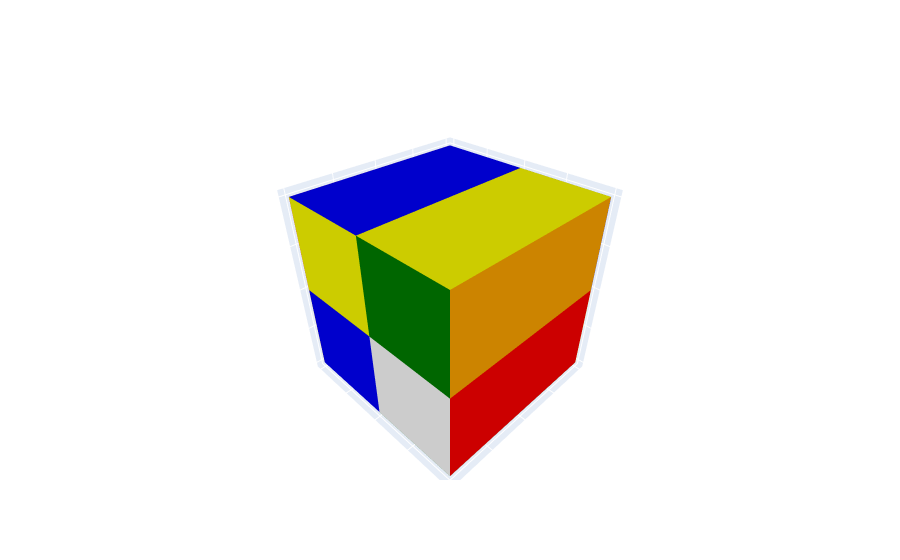

Notebook code for this chart:
### Code cell
my_cube.plot_current_state()

### Figure 1 — Plotly figure (JSON) as saved in the notebook; plotly's stock layout.template omitted (floating-point values rounded to 4 significant figures)
{"data": [{"facecolor": ["white", "white", "orange", "orange", "green", "green"], "i": [6, 6, 6, 6, 6, 6], "j": [4, 4, 1, 1, 3, 3], "k": [5, 7, 2, 5, 7, 2], "name": "y", "showscale": false, "type": "mesh3d", "x": [0, 0, -1, -1, 0, 0, -1, -1], "y": [0, -1, -1, 0, 0, -1, -1, 0], "z": [0, 0, 0, 0, -1, -1, -1, -1]}, {"facecolor": ["blue", "blue", "red", "red", "white", "white"], "i": [6, 6, 6, 6, 6, 6], "j": [4, 4, 1, 1, 3, 3], "k": [5, 7, 2, 5, 7, 2], "name": "y", "showscale": false, "type": "mesh3d", "x": [0, 0, -1, -1, 0, 0, -1, -1], "y": [0, -1, -1, 0, 0, -1, -1, 0], "z": [0, 0, 0, 0, 1, 1, 1, 1]}, {"facecolor": ["yellow", "yellow", "orange", "orange", "blue", "blue"], "i": [6, 6, 6, 6, 6, 6], "j": [4, 4, 1, 1, 3, 3], "k": [5, 7, 2, 5, 7, 2], "name": "y", "showscale": false, "type": "mesh3d", "x": [0, 0, -1, -1, 0, 0, -1, -1], "y": [0, 1, 1, 0, 0, 1, 1, 0], "z": [0, 0, 0, 0, 1, 1, 1, 1]}, {"facecolor": ["yellow", "yellow", "orange", "orange", "green", "green"], "i": [6, 6, 6, 6, 6, 6], "j": [4, 4, 1, 1, 3, 3], "k": [5, 7, 2, 5, 7, 2], "name": "y", "showscale": false, "type": "mesh3d", "x": [0, 0, 1, 1, 0, 0, 1, 1], "y": [0, 1, 1, 0, 0, 1, 1, 0], "z": [0, 0, 0, 0, 1, 1, 1, 1]}, {"facecolor": ["blue", "blue", "red", "red", "yellow", "yellow"], "i": [6, 6, 6, 6, 6, 6], "j": [4, 4, 1, 1, 3, 3], "k": [5, 7, 2, 5, 7, 2], "name": "y", "showscale": false, "type": "mesh3d", "x": [0, 0, 1, 1, 0, 0, 1, 1], "y": [0, -1, -1, 0, 0, -1, -1, 0], "z": [0, 0, 0, 0, 1, 1, 1, 1]}, {"facecolor": ["white", "white", "orange", "orange", "blue", "blue"], "i": [6, 6, 6, 6, 6, 6], "j": [4, 4, 1, 1, 3, 3], "k": [5, 7, 2, 5, 7, 2], "name": "y", "showscale": false, "type": "mesh3d", "x": [0, 0, 1, 1, 0, 0, 1, 1], "y": [0, -1, -1, 0, 0, -1, -1, 0], "z": [0, 0, 0, 0, -1, -1, -1, -1]}, {"facecolor": ["green", "green", "red", "red", "white", "white"], "i": [6, 6, 6, 6, 6, 6], "j": [4, 4, 1, 1, 3, 3], "k": [5, 7, 2, 5, 7, 2], "name": "y", "showscale": false, "type": "mesh3d", "x": [0, 0, 1, 1, 0, 0, 1, 1], "y": [0, 1, 1, 0, 0, 1, 1, 0], "z": [0, 0, 0, 0, -1, -1, -1, -1]}, {"facecolor": ["green", "green", "red", "red", "yellow", "yellow"], "i": [6, 6, 6, 6, 6, 6], "j": [4, 4, 1, 1, 3, 3], "k": [5, 7, 2, 5, 7, 2], "name": "y", "showscale": false, "type": "mesh3d", "x": [0, 0, -1, -1, 0, 0, -1, -1], "y": [0, 1, 1, 0, 0, 1, 1, 0], "z": [0, 0, 0, 0, -1, -1, -1, -1]}], "layout": {"scene": {"xaxis": {"showticklabels": false, "title": {"text": ""}}, "yaxis": {"showticklabels": false, "title": {"text": ""}}, "zaxis": {"showticklabels": false, "title": {"text": ""}}}}}
